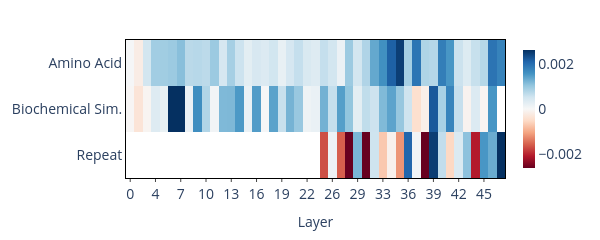

Notebook source saved alongside this figure:
### Markdown cell above
## 3. Neuron Average Scores per Group Across Layers (Heatmap)

Heatmap of mean attribution scores by layer and concept group (Amino Acid, Biochemical Sim., Repeat). Requires `component_recurrence` and `neurons_to_best_concepts`.

### Code cell
fig3 = plot_layer_cluster_heatmap_neurons(
    exp_results_dir=exp_results_dir,
    results_root=results_root,
    model_type=model_type,
    counterfactual_type=counterfactual_type,
    repeat_type=repeat_type,
)
if fig3 is not None:
    fig3.show()

### Figure 1 — Plotly figure (JSON) as saved in the notebook; plotly's stock layout.template omitted (floating-point values rounded to 4 significant figures; data arrays with more than 128 entries replaced by an {"elided": "..."} marker saying what was removed)
{"data": [{"colorbar": {"len": 1, "outlinewidth": 0, "thickness": 12, "tickfont": {"size": 14}, "title": {"font": {"size": 14}}, "y": 0.5}, "colorscale": [[0, "rgb(103,0,31)"], [0.1, "rgb(178,24,43)"], [0.2, "rgb(214,96,77)"], [0.3, "rgb(244,165,130)"], [0.4, "rgb(253,219,199)"], [0.5, "rgb(247,247,247)"], [0.6, "rgb(209,229,240)"], [0.7, "rgb(146,197,222)"], [0.8, "rgb(67,147,195)"], [0.9, "rgb(33,102,172)"], [1, "rgb(5,48,97)"]], "customdata": {"elided": "3x45 float values"}, "hoverongaps": false, "hovertemplate": "mean_score: %{customdata:.6f}<extra></extra>", "type": "heatmap", "x": ["0", "2", "3", "4", "5", "6", "7", "8", "9", "10", "11", "12", "13", "14", "15", "16", "17", "18", "19", "20", "21", "22", "23", "24", "26", "27", "28", "29", "30", "31", "33", "34", "35", "36", "37", "38", "39", "40", "41", "42", "43", "44", "45", "46", "47"], "y": ["Amino Acid", "Biochemical Sim.", "Repeat"], "z": {"elided": "3x45 float values"}, "zmax": 0.002601, "zmin": -0.002601}], "layout": {"font": {"size": 14}, "height": 140, "hovermode": "closest", "margin": {"b": 40, "l": 110, "r": 40, "t": 40}, "paper_bgcolor": "white", "plot_bgcolor": "white", "title": {"font": {"size": 14}, "text": ""}, "width": 600, "xaxis": {"linecolor": "black", "mirror": true, "showgrid": false, "showspikes": false, "tickfont": {"size": 14}, "ticklen": 3, "tickmode": "array", "ticks": "outside", "tickvals": ["0", "4", "7", "10", "13", "16", "19", "22", "26", "29", "33", "36", "39", "42", "45"], "title": {"font": {"size": 14}, "text": "Layer"}, "zeroline": false}, "yaxis": {"autorange": "reversed", "linecolor": "black", "mirror": true, "showgrid": false, "showspikes": false, "tickfont": {"size": 14}, "ticks": "", "title": {"font": {"size": 14}}, "zeroline": false}}}
